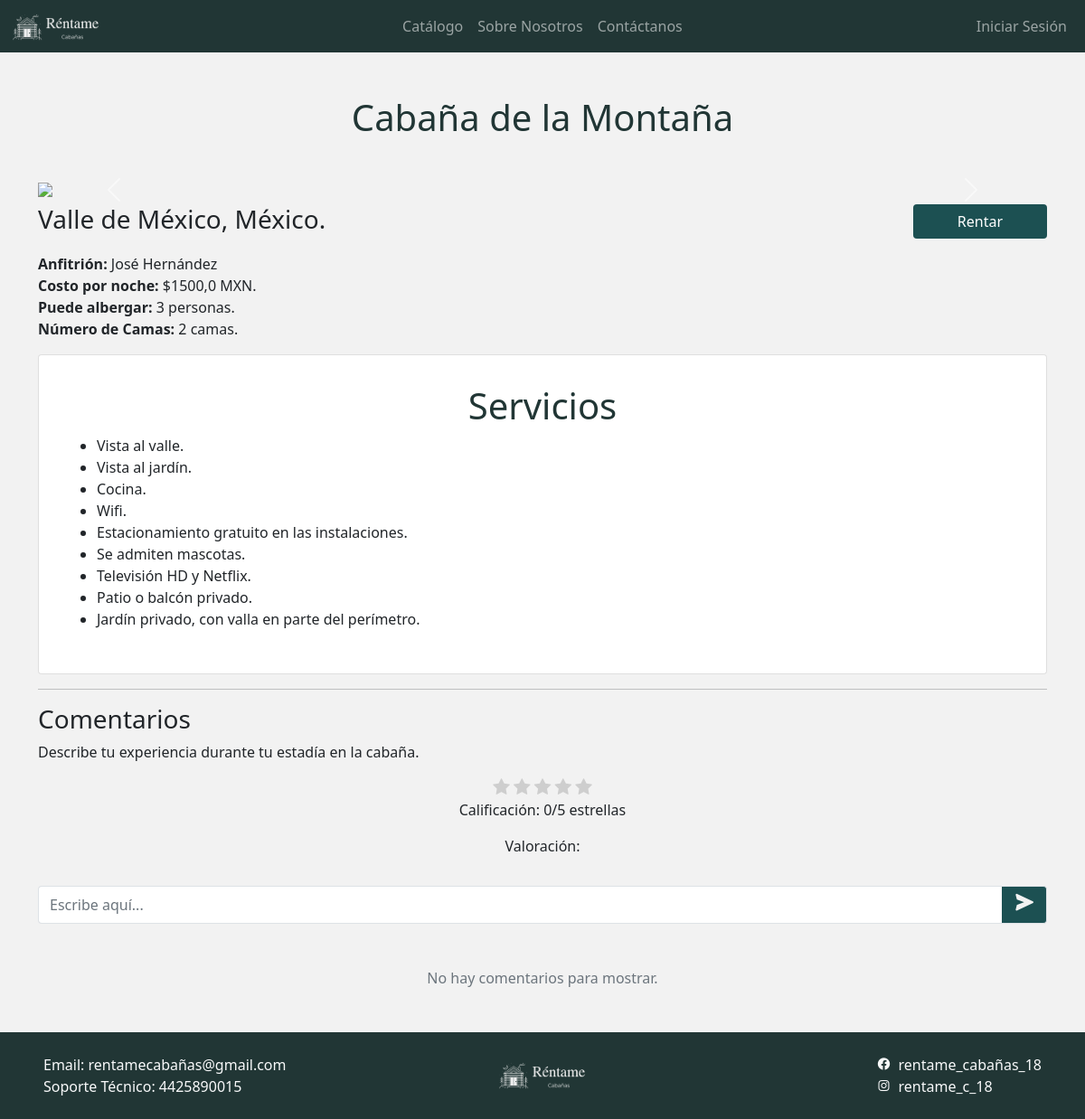
The page /vista_cabana_usuario/3 on the database as committed earlier.
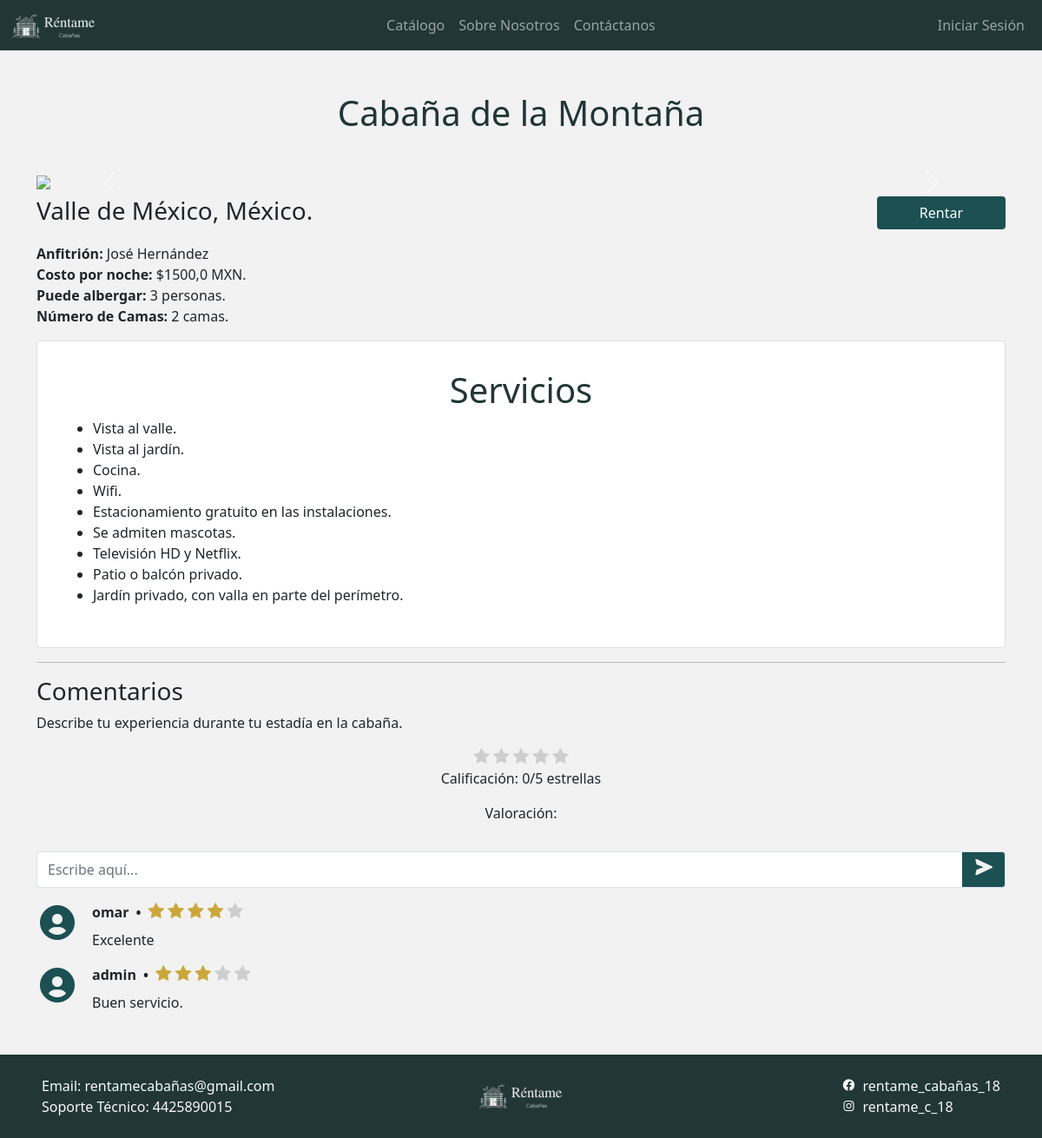
The same page on the database as committed later.
### valoraciones/models.py (models this page shows, shortened)
class Valoracion(models.Model):
    id = models.AutoField(primary_key=True)
    comentario = models.CharField(max_length=300)
    numero_estrellas = models.IntegerField(default=0,
        validators=[
            MaxValueValidator(5),
            MinValueValidator(0),
    ])
    usuario = models.ForeignKey(Usuario, on_delete=models.CASCADE)
    cabana = models.ForeignKey(Cabana, on_delete=models.CASCADE)
    creado = models.DateTimeField(auto_now=True, null=True) #Fecha y tiempo
    actualizado = models.DateTimeField(auto_now_add=True, null=True)
    class Meta:
        verbose_name="Valoración"
        verbose_name_plural="Valoraciones"
        ordering = ["-creado"]

### admin_users/models.py (models this page shows, shortened)
class Usuario(AbstractUser):
    telefono = models.CharField(null=True,max_length=10)
    imagen = models.ImageField(null=True, upload_to="imgUsers", verbose_name="Imagen")

### cabanas/views.py (the view)
# urls.py: path('vista_cabana_usuario/<int:id>', views_cabanas.vista_cabana_usuario, name='Vista_Cabana_Usuario'),
def vista_cabana_usuario(request, id):
    cabana = Cabana.objects.get(id=id)
    valoraciones = Valoracion.objects.filter(cabana=id)
    return render(request, 'cabanas/vista_cabana_usuario.html', {'cabanas':cabana, 'valoraciones':valoraciones})

### cabanas/templates/cabanas/vista_cabana_usuario.html (shortened to what this page needs)
{% extends "cabanas/layout.html" %}
{% block nombreApartado %}{{cabanas.nombre}}{% endblock nombreApartado %}
{% load static %}
{% block contenido %}
<div id="carouselExampleControls" class="carousel slide" data-bs-ride="carousel">
  <div class="carousel-inner">
    <div class="carousel-item active">
      <img src="{% static 'cabanas/images/fondo_contacto.jpg' %}" class="d-block w-100">
    </div>
  </div>
  <button class="carousel-control-prev" type="button" data-bs-target="#carouselExampleControls" data-bs-slide="prev">
    <span class="carousel-control-prev-icon" aria-hidden="true"></span>
  </button>
  <button class="carousel-control-next" type="button" data-bs-target="#carouselExampleControls" data-bs-slide="next">
    <span class="carousel-control-next-icon" aria-hidden="true"></span>
  </button>
</div>
<div class="d-flex bd-highlight">
  <p class="h3 fw-light w-100 bd-highlight my-2">{{cabanas.ubicacion}}</p>
  <form action="{% url "Rentar_Cabana" %}" id="renta" method="get">
    <button type="submit" form="renta" value="Submit" class="btn-sample btn mb-3 px-5 my-2">Rentar</button>
  </form>
</div>
<p class="card-text"><b>Anfitrión: </b> {{cabanas.anfitrion}} <br> <b>Costo por noche: </b>${{cabanas.costo_noche}} MXN. <br> <b>Puede albergar: </b> {{cabanas.capacidad}} personas. <br> <b>Número de Camas: </b>{{cabanas.camas}} camas.</p>
<div class="card p-3">
  <div class="card-body">
    <div class="text-center">
      <h1 class="mb-2 h-title text-center h1 fw-normal">Servicios</h1>
    </div>
     {{cabanas.servicios|safe}}
  </div>
</div>
<hr>
<p class="h3 fw-light w-100 bd-highlight my-2">Comentarios</p>
<p>Describe tu experiencia durante tu estadía en la cabaña.</p>
<form action="{% url 'RegistrarValoracion' cabanas.id%}" method="POST">
  <div class="ratings pb-3" id="rating">
    <span class="fa fa-star animated-star" data-value="1" id="1"></span>
    <span class="fa fa-star animated-star" data-value="2" id="2"></span>
    <span class="fa fa-star animated-star" data-value="3" id="3"></span>
    <span class="fa fa-star animated-star" data-value="4" id="4"></span>
    <span class="fa fa-star animated-star" data-value="5" id="5"></span>
    <p id="Calificación-value">Calificación: 0/5 estrellas</p>
    <p id="calif">Valoración: </p>
  </div>
  <div class="input-group">
    <input type="text" class="form-control border-end-0 border" name="comentario" placeholder="Escribe aquí..." required>
    <button type="submit" class="btn-enviar-comentario btn btn-outline-secondary border-start-0 border" ><i class='bx bx-sm bxs-send'></i></button>
  </div>
</form>
{% if valoraciones %}
  {% for valoracion in valoraciones %}
  <div class="d-flex align-items-start mt-3">
    <div class="flex-shrink-0">
      <i class='bx bx-lg bxs-user-circle' style="color: #1c5052"></i>
    </div>
    <div class="flex-grow-1 ms-3">
      <div class="d-flex align-items-center mb-2">
        <b>{{valoracion.usuario}} </b>
        <b class="px-2"> • </b>
        <div class="ratings">
          <i class="fa fa-star {% if valoracion.numero_estrellas > 0 %}rating-color{% endif %}" id=""></i>
          <i class="fa fa-star {% if valoracion.numero_estrellas > 1 %}rating-color{% endif %}"></i>
          <i class="fa fa-star {% if valoracion.numero_estrellas > 2 %}rating-color{% endif %}"></i>
          <i class="fa fa-star {% if valoracion.numero_estrellas > 3 %}rating-color{% endif %}"></i>
          <i class="fa fa-star {% if valoracion.numero_estrellas > 4 %}rating-color{% endif %}"></i>
        </div>
      </div>
      <p class="mb-0">
        {{valoracion.comentario}}
      </p>
    </div>
  </div>
  {% endfor %}
{% else %}
<p class="text-muted text-center pt-5"> No hay comentarios para mostrar.</p>
{% endif %}
{% endblock %}

Rows that differ between the two databases and show on the page:
added Valoracion: usuario "omar", numero_estrellas 4 (drawn), comentario "Excelente"
added Valoracion: usuario "admin", numero_estrellas 3 (drawn), comentario "Buen servicio."
Other text that changed with them:
text no longer shown: "No hay comentarios para mostrar."
